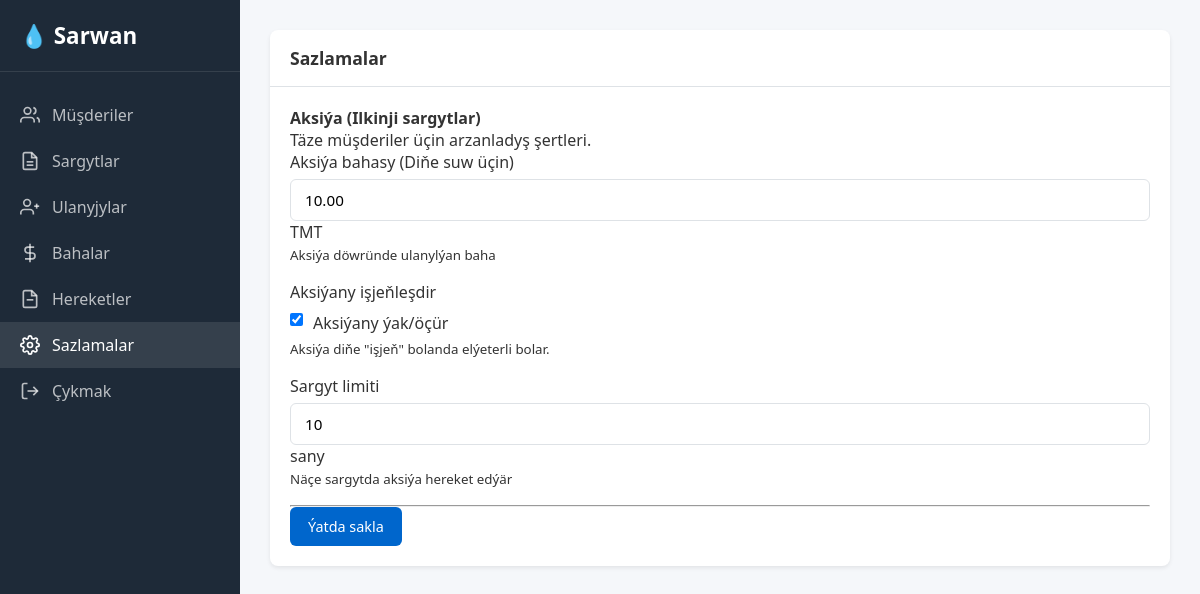
The app's page /admin/settings (signed in) with its own data.
### app/models.py (models this page shows)
class Settings(db.Model):
    __tablename__ = 'settings'
    key = db.Column(db.String(64), primary_key=True)
    value = db.Column(db.String(256))
    description = db.Column(db.String(256))

### app/routes/admin.py (the view)
@admin_bp.route('/settings')
@login_required
@admin_required
def settings():
    settings_list = Settings.query.all()
    settings_dict = {s.key: s for s in settings_list}
    return render_template('admin/settings.html', settings=settings_dict)

### app/models.py (called while the page is built)
@login_manager.user_loader
def load_user(id):
    return User.query.get(int(id))

### app/routes/admin.py (called while the page is built)
def admin_required(f):
    @wraps(f)
    def decorated_function(*args, **kwargs):
        if not current_user.is_authenticated or current_user.role != 'admin':
            flash('Diňe dolandyryjy üçin', 'error')
            return redirect(url_for('main.index'))
        return f(*args, **kwargs)
    return decorated_function

### templates/admin/settings.html (shortened to what this page needs)
{% extends "base.html" %}
{% block content %}
<div class="card">
    <div class="card-header">
        <h3>Sazlamalar</h3>
    </div>
    <div class="card-body">
        <form method="POST" action="{{ url_for('admin.update_settings') }}">
            <div class="form-group mb-4">
                <h4>Aksiýa (Ilkinji sargytlar)</h4>
                <p class="text-muted">Täze müşderiler üçin arzanladyş şertleri.</p>
                <div class="row">
                    <div class="col-md-6">
                        <div class="form-group">
                            <label>Aksiýa bahasy (Diňe suw üçin)</label>
                            <div class="input-group">
                                <input type="number" step="0.01" name="promo_water_price" class="form-control"
                                    value="{{ settings.get('promo_water_price').value if settings.get('promo_water_price') else '10.00' }}">
                                <span class="input-group-text">TMT</span>
                            </div>
                            <small class="text-muted">Aksiýa döwründe ulanylýan baha</small>
                        </div>
                    </div>
                    <div class="col-md-6">
                        <div class="form-group">
                            <label>Aksiýany işjeňleşdir</label>
                            <div style="display: flex; align-items: center; gap: 10px;">
                                <label class="switch">
                                    <input type="checkbox" name="promo_active" {% if not settings.get('promo_active') or
                                        settings.get('promo_active').value=='true' %}checked{% endif %}>
                                </label>
                                <span>Aksiýany ýak/öçür</span>
                            </div>
                            <small class="text-muted">Aksiýa diňe "işjeň" bolanda elýeterli bolar.</small>
                        </div>
                    </div>
                </div>
                <div class="row mt-3">
                    <div class="col-md-6">
                        <label>Sargyt limiti</label>
                        <div class="input-group">
                            <input type="number" name="promo_water_limit" class="form-control"
                                value="{{ settings.get('promo_water_limit').value if settings.get('promo_water_limit') else 10 }}"
                                step="1" required>
                            <span class="input-group-text">sany</span>
                        </div>
                        <small class="form-text text-muted">Näçe sargytda aksiýa hereket edýär</small>
                    </div>
                </div>
            </div>
            <hr>
            <div class="mt-3">
                <button type="submit" class="btn btn-primary">Ýatda sakla</button>
            </div>
        </form>
    </div>
</div>
{% endblock %}

### static/css/style.css (style rules this page uses)
:root { --primary: #0066cc; --primary-dark: #004d99; --success: #28a745; --danger: #dc3545; --warning: #ffc107; --bg: #f5f7fa; --sidebar-bg: #1e2a38; --card-bg: #ffffff; --text: #333333; --text-light: #6c757d; --border: #dee2e6; }
* { margin: 0; padding: 0; box-sizing: border-box; }
body { font-family: 'Segoe UI', Tahoma, Geneva, Verdana, sans-serif; background: var(--bg); color: var(--text); min-height: 100vh; }
input, button, select, textarea { font-family: inherit; }
.card { background: var(--card-bg); border-radius: 8px; box-shadow: 0 2px 4px rgba(0, 0, 0, 0.08); margin-bottom: 20px; }
.card-header { padding: 16px 20px; border-bottom: 1px solid var(--border); display: flex; justify-content: space-between; align-items: center; }
.card-header h3 { font-size: 1.1rem; font-weight: 600; }
.card-body { padding: 20px; }
.btn { display: inline-flex; align-items: center; gap: 8px; padding: 10px 18px; border: none; border-radius: 6px; font-size: 0.9rem; font-weight: 500; cursor: pointer; text-decoration: none; transition: all 0.2s; }
.btn-primary { background: var(--primary); color: #fff; }
.form-group { margin-bottom: 16px; }
.form-group label { display: block; margin-bottom: 6px; font-weight: 500; color: var(--text); }
.form-control { width: 100%; padding: 10px 14px; border: 1px solid var(--border); border-radius: 6px; font-size: 0.95rem; transition: border-color 0.2s; }

### records on screen
Settings: promo_water_price "10.00"
Settings: value "☑"
Settings: promo_water_limit "10"
